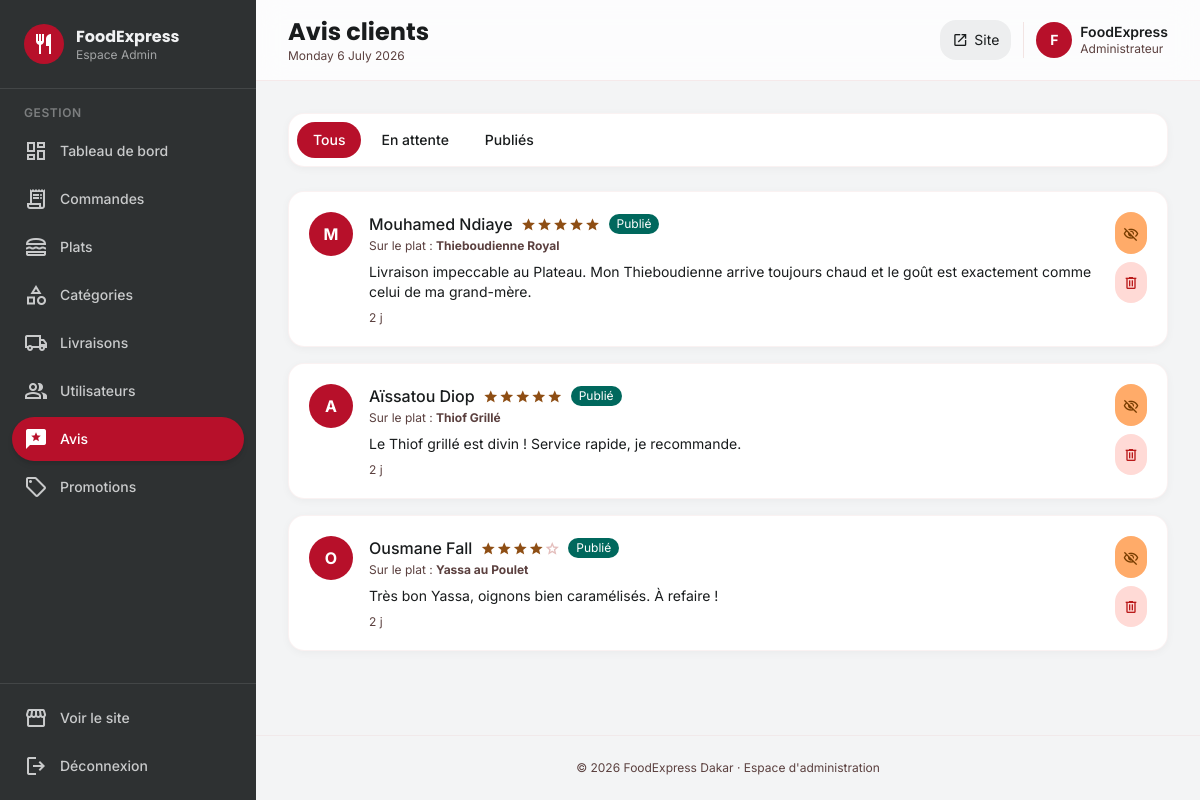
The app's page /admin/avis.php (signed in) with its own data.
### tables this page shows
CREATE TABLE IF NOT EXISTS avis (
    id INT AUTO_INCREMENT PRIMARY KEY,
    user_id INT NOT NULL,
    plat_id INT DEFAULT NULL,
    commande_id INT DEFAULT NULL,
    note INT NOT NULL CHECK (note BETWEEN 1 AND 5),
    commentaire TEXT,
    approuve TINYINT(1) DEFAULT 0,
    created_at DATETIME DEFAULT CURRENT_TIMESTAMP,
    FOREIGN KEY (user_id) REFERENCES users(id) ON DELETE CASCADE,
    FOREIGN KEY (plat_id) REFERENCES plats(id) ON DELETE CASCADE,
    INDEX idx_plat (plat_id)
);

CREATE TABLE IF NOT EXISTS users (
    id INT AUTO_INCREMENT PRIMARY KEY,
    nom VARCHAR(100) NOT NULL,
    prenom VARCHAR(100) NOT NULL,
    email VARCHAR(150) NOT NULL UNIQUE,
    telephone VARCHAR(30) DEFAULT NULL,
    adresse VARCHAR(255) DEFAULT NULL,
    quartier VARCHAR(100) DEFAULT NULL,
    password_hash VARCHAR(255) NOT NULL,
    role ENUM('client','admin') NOT NULL DEFAULT 'client',
    avatar VARCHAR(255) DEFAULT NULL,
    reset_token VARCHAR(255) DEFAULT NULL,
    reset_expires DATETIME DEFAULT NULL,
    created_at DATETIME DEFAULT CURRENT_TIMESTAMP,
    INDEX idx_email (email),
    INDEX idx_role (role)
);

CREATE TABLE IF NOT EXISTS plats (
    id INT AUTO_INCREMENT PRIMARY KEY,
    categorie_id INT NOT NULL,
    nom VARCHAR(150) NOT NULL,
    slug VARCHAR(180) NOT NULL UNIQUE,
    description TEXT,
    ingredients TEXT,
    prix DECIMAL(10,2) NOT NULL,
    prix_promo DECIMAL(10,2) DEFAULT NULL,
    image VARCHAR(255) DEFAULT NULL,
    temps_preparation INT DEFAULT 30 COMMENT 'en minutes',
    calories INT DEFAULT NULL,
    epice TINYINT(1) DEFAULT 0,
    vedette TINYINT(1) DEFAULT 0,
    disponible TINYINT(1) DEFAULT 1,
    note_moyenne DECIMAL(2,1) DEFAULT 0.0,
    nb_ventes INT DEFAULT 0,
    created_at DATETIME DEFAULT CURRENT_TIMESTAMP,
    FOREIGN KEY (categorie_id) REFERENCES categories(id) ON DELETE CASCADE,
    INDEX idx_categorie (categorie_id),
    INDEX idx_vedette (vedette),
    INDEX idx_disponible (disponible)
);

### includes/functions.php (called while the page is built, shortened)
<?php
function e($value) {
    return htmlspecialchars((string)$value, ENT_QUOTES | ENT_HTML5, 'UTF-8');
}
function timeAgo($datetime) {
    $time = strtotime($datetime);
    $diff = time() - $time;
    if ($diff < 604800) return floor($diff / 86400) . ' j';
    return date('d/m/Y', $time);
}

### admin/avis.php (the view, shortened to what this page needs)
<?php
require_once __DIR__ . '/../config/database.php';
$filter = $_GET['f'] ?? 'all';
$where = match($filter) {
    'pending' => 'WHERE a.approuve = 0',
    'approved' => 'WHERE a.approuve = 1',
    default => '',
};
$avis = $pdo->query("
    SELECT a.*, u.prenom, u.nom, p.nom AS plat_nom
    FROM avis a
    JOIN users u ON u.id = a.user_id
    LEFT JOIN plats p ON p.id = a.plat_id
    $where
    ORDER BY a.created_at DESC
")->fetchAll();
include __DIR__ . '/../includes/admin-sidebar.php';
?>
<div class="bg-white rounded-2xl p-2 shadow-soft border border-outline-variant/20 mb-6 flex gap-1">
    <a href="?f=all" class="px-4 py-2 rounded-xl text-sm font-medium <?= $filter === 'all' ? 'bg-primary text-white' : 'hover:bg-surface-container-low' ?>">Tous</a>
    <a href="?f=pending" class="flex items-center gap-2 px-4 py-2 rounded-xl text-sm font-medium <?= $filter === 'pending' ? 'bg-primary text-white' : 'hover:bg-surface-container-low' ?>">
        En attente
    </a>
    <a href="?f=approved" class="px-4 py-2 rounded-xl text-sm font-medium <?= $filter === 'approved' ? 'bg-primary text-white' : 'hover:bg-surface-container-low' ?>">Publiés</a>
</div>
<div class="space-y-4">
    <?php foreach ($avis as $a): ?>
        <div class="bg-white rounded-2xl p-5 shadow-soft border border-outline-variant/20">
            <div class="flex items-start gap-4">
                <div class="w-11 h-11 rounded-full bg-primary text-white flex items-center justify-center font-bold flex-shrink-0">
                    <?= strtoupper(substr($a['prenom'], 0, 1)) ?>
                </div>
                <div class="flex-1 min-w-0">
                    <div class="flex items-center gap-2 flex-wrap">
                        <span class="font-medium"><?= e($a['prenom'] . ' ' . $a['nom']) ?></span>
                        <div class="flex">
                            <?php for ($i = 1; $i <= 5; $i++): ?>
                                <span class="material-symbols-outlined text-base <?= $i <= $a['note'] ? 'text-secondary icon-fill' : 'text-outline-variant' ?>">star</span>
                            <?php endfor; ?>
                        </div>
                        <?php if ($a['approuve']): ?>
                            <span class="text-xs px-2 py-0.5 rounded-full bg-tertiary text-white">Publié</span>
                        <?php else: ?>
                            <span class="text-xs px-2 py-0.5 rounded-full bg-secondary-container text-on-secondary-container">En attente</span>
                        <?php endif; ?>
                    </div>
                    <?php if ($a['plat_nom']): ?>
                        <div class="text-xs text-on-surface-variant mt-0.5">Sur le plat : <strong><?= e($a['plat_nom']) ?></strong></div>
                    <?php endif; ?>
                    <p class="text-sm mt-2 text-on-surface"><?= e($a['commentaire']) ?></p>
                    <div class="text-xs text-on-surface-variant mt-2"><?= timeAgo($a['created_at']) ?></div>
                </div>
                <div class="flex flex-col gap-2">
                    <?php if (!$a['approuve']): ?>
                        <form method="post">
                            <?= csrfField() ?>
                            <input type="hidden" name="action" value="approuver">
                            <input type="hidden" name="id" value="<?= $a['id'] ?>">
                            <button class="p-2 bg-tertiary text-white rounded-lg hover:brightness-110 transition-all" title="Approuver">
                                <span class="material-symbols-outlined text-base">check</span>
                            </button>
                        </form>
                    <?php else: ?>
                        <form method="post">
                            <button class="p-2 bg-secondary-container text-on-secondary-container rounded-lg hover:brightness-95 transition-all" title="Masquer">
                                <span class="material-symbols-outlined text-base">visibility_off</span>
                            </button>
                        </form>
                    <?php endif; ?>
                    <form method="post" onsubmit="return confirm('Supprimer cet avis ?');">
                        <button class="p-2 bg-error-container text-error rounded-lg hover:bg-error hover:text-white transition-colors" title="Supprimer">
                            <span class="material-symbols-outlined text-base">delete</span>
                        </button>
                    </form>
                </div>
            </div>
        </div>
    <?php endforeach; ?>
</div>
<?php include __DIR__ . '/../includes/admin-footer.php'; ?>

### includes/head.php (style rules this page uses)
* { font-family: 'Inter', sans-serif; }
.material-symbols-outlined { font-variation-settings: 'FILL' 0, 'wght' 400, 'GRAD' 0, 'opsz' 24; vertical-align: middle; }
.icon-fill { font-variation-settings: 'FILL' 1; }
body { background: #f8f9fa; color: #191c1d; }

### records on screen
avis: user.prenom "M", user.nom "Mouhamed Ndiaye", note 5 (drawn), approuve "Publié", plat.nom "Thieboudienne Royal", commentaire "Livraison impeccable au Plateau. Mon Thieboudienne arrive toujours chaud et le goût est exactement comme celui de ma grand-mère.", created_at "2 j"
avis: user.prenom "A", user.nom "Aïssatou Diop", note 5 (drawn), approuve "Publié", plat.nom "Thiof Grillé", commentaire "Le Thiof grillé est divin ! Service rapide, je recommande.", created_at "2 j"
avis: user.prenom "O", user.nom "Ousmane Fall", note 4 (drawn), approuve "Publié", plat.nom "Yassa au Poulet", commentaire "Très bon Yassa, oignons bien caramélisés. À refaire !", created_at "2 j"

### other values on screen
$item['label'] "Tableau de bord"
$item['label'] "Commandes"
$item['label'] "Plats"
$item['label'] "Catégories"
$item['label'] "Livraisons"
$item['label'] "Utilisateurs"
$item['label'] "Avis"
$item['label'] "Promotions"
$pageTitle "Avis clients"
substr($_SESSION['user_prenom'] ?? 'A', 0, 1) "F"
$_SESSION['user_prenom'] "FoodExpress"
